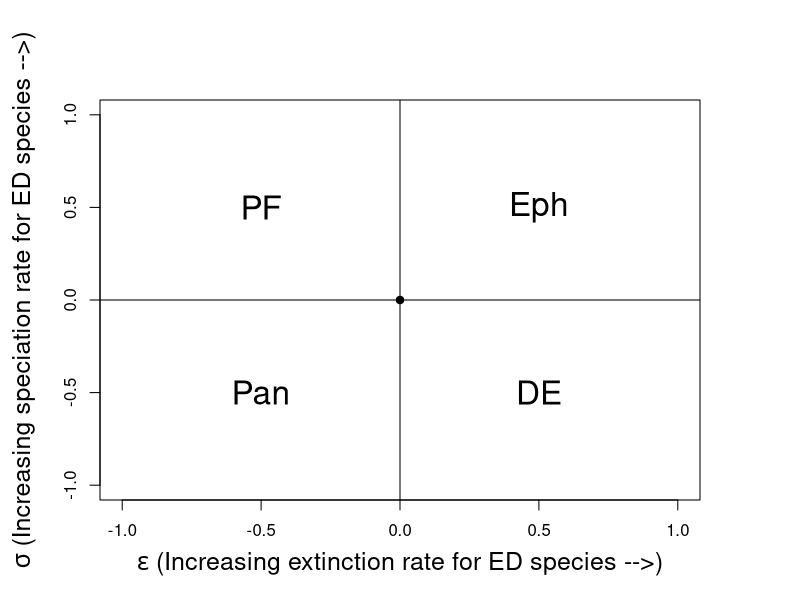

The R script that drew this image:
# 16/04/2015
# Parameter space of sig-eps

# empty plot
par (mar=(c(4, 4, 4, 4) + 1))
xlab <- expression (paste (epsilon, ' (Increasing extinction rate for ED species -->)'))
ylab <- expression (paste (sigma, ' (Increasing speciation rate for ED species -->)'))
plot (x=0, y=0, pch=19, xlab=xlab, ylab=ylab, xlim=c(-1,1),
      ylim=c(-1,1), cex.lab=1.5)
# plot labels at different positions
abline (v=0)
abline (h=0)
sig <- c (-0.5, -0.5, 0.5, 0.5)
eps <- c (-0.5, 0.5, -0.5, 0.5)
labels <- c ('Pan', 'PF', 'DE', 'Eph')
text (sig, eps, labels=labels, cex=2)
